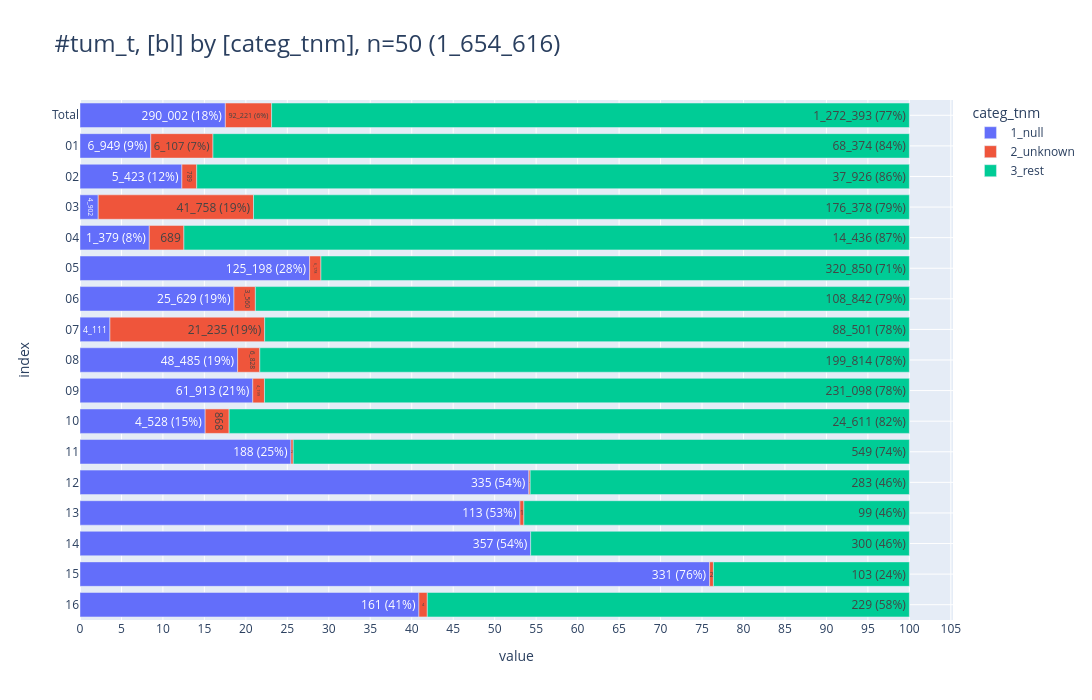

The notebook cell saved with this chart:
### Markdown cell above
### <a id='toc1_5_11_'></a>[TNM](#toc0_)

### Code cell
FILTER = """--sql
        DJ between 2020 and 2024
        and DCO = 2
        and (
        left(ICDGM10, 1) ='C' and
            (
                right(left(ICDGM10,3), 2)::int8 between 00 and 43
                or right(left(ICDGM10,3), 2)::int8 between 45 and 69
                or right(left(ICDGM10,3), 2)::int8 between 73 and 75
            )
            and left(HISC,4)::int between 8010 and 8790
            and left(ICDGM10,3) not in ('C26', 'C39', 'C55')
            and ICDGM10 not in ('C140', 'C579', 'C639', 'C759')
        )
        and GKZbl::int between 1 and 16
"""
db_tnm=con.sql(f"""--sql
    with t1 as (
        select
            GKZbl as bl,
            case 
                when TNMTKURZ is null then '1_null'
                when left(lower(TNMTKURZ),1) in ('x') then '2_unknown'
                else '3_rest' end as categ_tnm,
        from Tumor4
        where True
        and {FILTER}
    )
    select * from t1
""")

# tbl.descr_db(db_grad, "db_grad")
hlp.print_filter(FILTER)

pls.plot_stacked_bars(
    db_tnm.to_df().iloc[:,:2],
    relative=True,
    show_total=True,
    orientation="h",
    show_pct_bar=True,
    caption="tum_t",
    height=700,
    width=1600,
    # kkr_col="z_kkr_label"
)

### Figure 1 — Plotly figure (JSON) as saved in the notebook; plotly's stock layout.template omitted (floating-point values rounded to 4 significant figures)
{"data": [{"hovertemplate": "col=1_null<br>value=%{x}<br>index=%{y}<br>cnt_pct_bar_str=%{text}<extra></extra>", "legendgroup": "1_null", "marker": {"color": "#636EFA", "pattern": {"shape": ""}}, "name": "1_null", "orientation": "h", "showlegend": true, "text": ["290_002 (18%)", "6_949 (9%)", "5_423 (12%)", "4_902", "1_379 (8%)", "125_198 (28%)", "25_629 (19%)", "4_111", "48_485 (19%)", "61_913 (21%)", "4_528 (15%)", "188 (25%)", "335 (54%)", "113 (53%)", "357 (54%)", "331 (76%)", "161 (41%)"], "textposition": "auto", "type": "bar", "x": [290002, 6949, 5423, 4902, 1379, 125198, 25629, 4111, 48485, 61913, 4528, 188, 335, 113, 357, 331, 161], "xaxis": "x", "y": [" Total", "01", "02", "03", "04", "05", "06", "07", "08", "09", "10", "11", "12", "13", "14", "15", "16"], "yaxis": "y"}, {"hovertemplate": "col=2_unknown<br>value=%{x}<br>index=%{y}<br>cnt_pct_bar_str=%{text}<extra></extra>", "legendgroup": "2_unknown", "marker": {"color": "#EF553B", "pattern": {"shape": ""}}, "name": "2_unknown", "orientation": "h", "showlegend": true, "text": ["92_221 (6%)", "6_107 (7%)", "789", "41_758 (19%)", "689", "6_178", "3_560", "21_235 (19%)", "6_828", "4_199", "868", "2", "1", "1", "2", "4"], "textposition": "auto", "type": "bar", "x": [92221, 6107, 789, 41758, 689, 6178, 3560, 21235, 6828, 4199, 868, 2, 1, 1, 2, 4], "xaxis": "x", "y": [" Total", "01", "02", "03", "04", "05", "06", "07", "08", "09", "10", "11", "12", "13", "15", "16"], "yaxis": "y"}, {"hovertemplate": "col=3_rest<br>value=%{x}<br>index=%{y}<br>cnt_pct_bar_str=%{text}<extra></extra>", "legendgroup": "3_rest", "marker": {"color": "#00CC96", "pattern": {"shape": ""}}, "name": "3_rest", "orientation": "h", "showlegend": true, "text": ["1_272_393 (77%)", "68_374 (84%)", "37_926 (86%)", "176_378 (79%)", "14_436 (87%)", "320_850 (71%)", "108_842 (79%)", "88_501 (78%)", "199_814 (78%)", "231_098 (78%)", "24_611 (82%)", "549 (74%)", "283 (46%)", "99 (46%)", "300 (46%)", "103 (24%)", "229 (58%)"], "textposition": "auto", "type": "bar", "x": [1272393, 68374, 37926, 176378, 14436, 320850, 108842, 88501, 199814, 231098, 24611, 549, 283, 99, 300, 103, 229], "xaxis": "x", "y": [" Total", "01", "02", "03", "04", "05", "06", "07", "08", "09", "10", "11", "12", "13", "14", "15", "16"], "yaxis": "y"}], "layout": {"barmode": "relative", "barnorm": "percent", "height": 700, "legend": {"title": {"text": "categ_tnm"}, "tracegroupgap": 0, "traceorder": "normal"}, "title": {"font": {"size": 24}, "text": "#tum_t, [bl] by [categ_tnm], n=50 (1_654_616)", "xanchor": "left", "y": 0.95, "yanchor": "top"}, "width": 1600, "xaxis": {"anchor": "y", "domain": [0, 1], "dtick": 5, "gridwidth": 1, "showgrid": true, "title": {"text": "value"}}, "yaxis": {"anchor": "x", "categoryarray": ["16", "15", "14", "13", "12", "11", "10", "09", "08", "07", "06", "05", "04", "03", "02", "01", " Total"], "categoryorder": "array", "domain": [0, 1], "gridwidth": 1, "showgrid": true, "title": {"text": "index"}}}}
